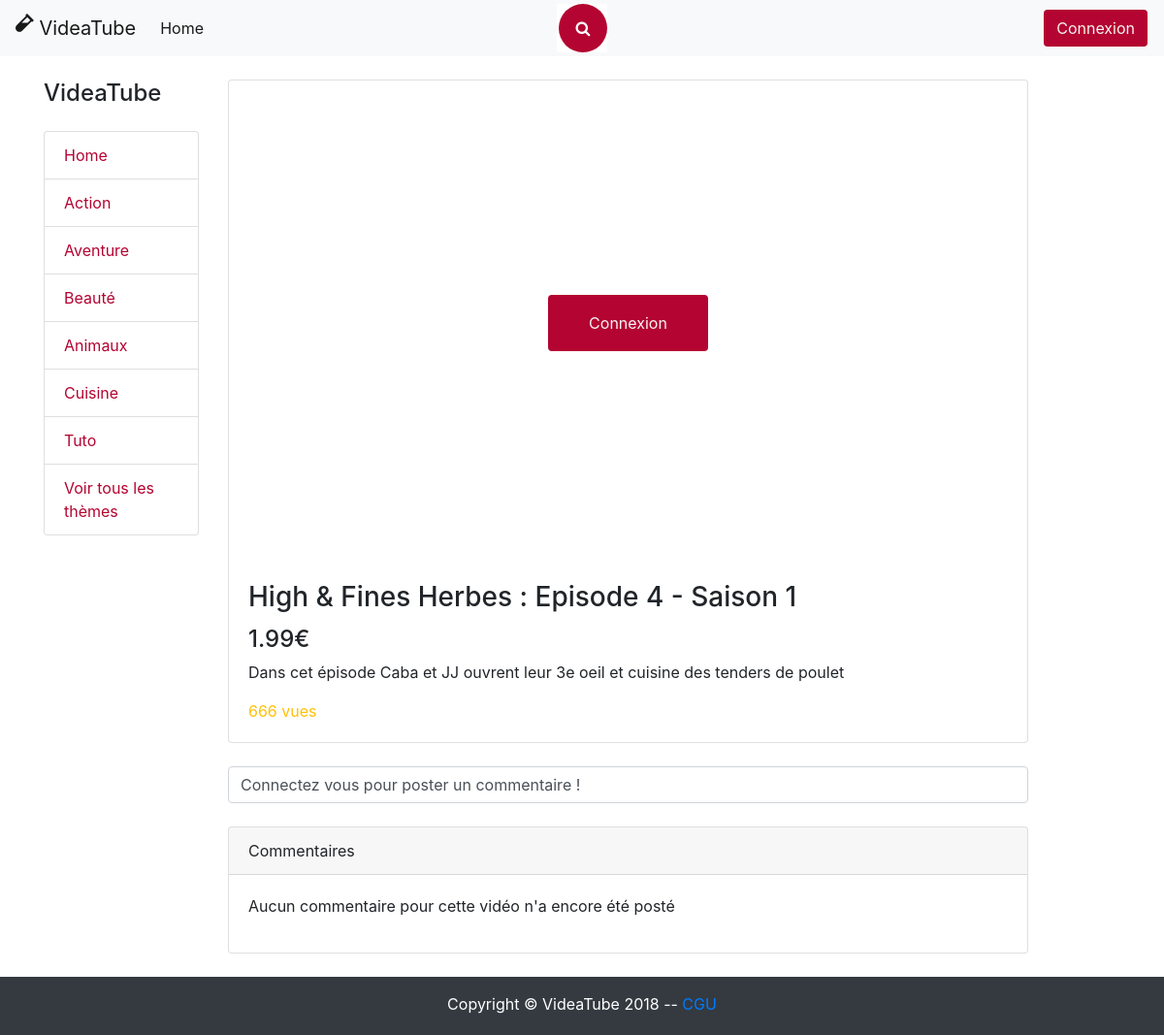
/video-13, run on the app's committed database.
### tables this page shows
CREATE TABLE `video` (
  `id` int(11) NOT NULL,
  `title` varchar(255) NOT NULL,
  `price` decimal(11,2) NOT NULL,
  `link` varchar(255) NOT NULL,
  `date_upload` date NOT NULL,
  `thumbnail` varchar(255) NOT NULL,
  `nbViews` int(11) NOT NULL,
  `description` varchar(255) NOT NULL
);

### controler/controler.php (called while the page is built, shortened)
<?php
require_once('model/videoManager.php');
function getVideo()
{
    try
    {
        if (isset ($_GET['vId']))
        {
            $vM = new videoManager();
            $v = $vM->get($_GET['vId']);
            }
        }
        catch(Exception $e)
        {
            $_SESSION['alert'] = $e;
        }
    require_once ('view/video.php');
}
?>

### model/model.php (called while the page is built)
<?php
    class Model
    {
        protected function connectBdd()
        {
            try {
                $bdd = new PDO('mysql:host=localhost;dbname=bdd_videatube;charset=utf8', 'root', '', array(PDO::ATTR_ERRMODE => PDO::ERRMODE_EXCEPTION));
                return $bdd;
            } catch (Exception $e) {
                die('Erreur : ' . $e->getMessage());
            }
        }
    }
?>

### model/videoManager.php (called while the page is built, shortened)
<?php
require_once('model/model.php');
require_once('model/videoClass.php');
    class videoManager extends Model
    {
        private $_db;
        public function get($id)
        {
            $id = (int) $id;
            $q = $this->_db->query('SELECT * FROM video WHERE id = '.$id);
            $donnees = $q->fetch(PDO::FETCH_ASSOC);
            return new videoClass($donnees);
        }
        public function setDb(PDO $db)
        {
            $this->_db = $db;
        }
    }
?>

### model/videoClass.php (called while the page is built, shortened)
<?php
class videoClass
{
    var $title;
    var $price;
    var $nbViews;
    var $description;
    public function hydrate(array $datas)
    {
        foreach ($datas as $key => $value)
        {
            $method = 'set'.ucfirst($key);
        }
    }
    public function getTitle()
    {
        return $this->title;
    }
    public function setTitle($title)
    {
        $this->title = $title;
    }
    public function getPrice()
    {
        return $this->price;
    }
    public function setPrice($price)
    {
        $this->price = $price;
    }
    public function getDescription()
    {
        return $this->description;
    }
    public function setDescription($description)
    {
        $this->description = $description;
    }
    public function getNbViews()
    {
        return $this->nbViews;
    }
    public function setNbViews($nbViews)
    {
        $this->nbViews = $nbViews;
    }
}

### view/video.php (the view, shortened to what this page needs)
<div class="bodyVideo">
    <div class="container">
        <div class="row">
            <div class="col-lg-2">
                <h1 class="my-4 titleTheme">VideaTube</h1>
                <div class="list-group">
                    <a href="home" class="list-group-item">Home</a>
                    <a href="theme-1" class="list-group-item">Action</a>
                    <a href="theme-2" class="list-group-item">Aventure</a>
                    <a href="theme-3" class="list-group-item">Beauté</a>
                    <a href="theme-4" class="list-group-item">Animaux</a>
                    <a href="theme-5" class="list-group-item">Cuisine</a>
                    <a href="theme-6" class="list-group-item">Tuto</a>
                    <a href="theme-0" class="list-group-item">Voir tous les thèmes</a>
                </div>
            </div>
    <div class="col-lg-9">
<?php
if (isset($_POST['watch']))
{
    if(substr_count($v->getLink(),"http") > 0)
    {?>
            <div class="card mt-4 videoContain">
                <iframe class="videoWatch" width="700" height="490" src=<?= $v->getLink(); ?> frameborder="0" allow="accelerometer; autoplay; encrypted-media; gyroscope; picture-in-picture" allowfullscreen></iframe>
                <div class="card-body">
                    <h3 class="card-title"><?= $v->getTitle(); ?></h3>
                    <p class="card-text"><?= $v->getDescription(); ?></p>
                    <span class="text-warning"><?= $v->getNbViews(); ?> vues</span>
                </div>
            </div>
    <?php }
    else {
         ?>
            <div class="card mt-4 videoContain">
            <video class="videoWatch" width="700" height="490" controls src="./ressources/videos/<?= $v->getLink(); ?>"></video>
                <div class="card-body">
                    <h3 class="card-title"><?= $v->getTitle(); ?></h3>
                    <p class="card-text"><?= $v->getDescription(); ?></p>
                    <span class="text-warning"><?= $v->getNbViews(); ?> vues</span>
                </div>
            </div>
    <?php }
}elseif(isset($_POST['purchase'])){ ?>
            <div class="card mt-4 videoContain">
                <div class = "frame">
                    <div class="frameLock">
                        <?php if(isset($_SESSION['userConnected']))
                        { ?>
                            <form method = 'post' action ='purchase'>
                                <input type="hidden" name = "purchaseVid" value = "<?= $v->getId(); ?>" >
                                <input class="btn  btnPurchase" type="submit" name = "purchase" value = 'Acheter'>
                            </form>
                        <?php
                        }else
                        { ?>
                            <form method = 'post' action ='connexion'>
                                <input class="btn  btnPurchase" type="submit" name = "connexion" value = 'Connexion'>
                            </form>
                        <?php
                        } ?>
                    </div>
                </div>
                <div class="card-body">
                    <h3 class="card-title"><?= $v->getTitle(); ?></h3>
                    <h4><?= $v->getPrice(); ?>€</h4>
                    <p class="card-text"><?= $v->getDescription(); ?></p>
                    <span class="text-warning"><?= $v->getNbViews(); ?> vues</span>
                </div>
            </div>
        <br>
            <?php
            }
                if(isset( $_SESSION['userConnected']['id']))
                { ?>
                <div class="card card-outline-secondary my-4 btnComm">
                    <form id ="formcomm" method = 'post' class= "comms">
                        <textarea id="textComm" form="formcomm" class="form-control mr-sm-2 inputCommentaire"placeholder='Ecrivez votre commentaire ici...'></textarea>
                        <input id="refreshComms" class="btn  my-2 my-sm-0 BoutonEnvoieCommentaire"  data-id = "<?= $v->getId() ?>" value = 'Envoyer le commentaire'>
                    </form>
                </div>
                <?php
                }else{ ?>
                <div>
                    <div class="form-control mr-sm-2 inputHome">Connectez vous pour poster un commentaire !</div>
                </div>
                <?php
                } ?>
            <div id= "commentaries" class="card card-outline-secondary my-4 btnComm">
                <?php require_once('./view/commentaries.php'); ?>
            </div>
            </div>
        </div>
    </div>
</div>
<?php $content = ob_get_clean();
require_once ('view/template.php');?>

### assets/css/style.css (style rules this page uses)
.inputHome { border-color: #B40431; }
.list-group-item { color: #B40431 !important; }
body { min-height: 100% !important; }
.btnPurchase { margin-top:26.8% !important; color: whitesmoke; background-color: #B40431; width: 20% !important; padding-bottom: 2% !important; padding-top: 2% !important; border-style: solid; border-width: 5px; border-color: white; }
.bodyVideo { width: 100%; min-height: 100vh; pading:0 !important; margin: auto !important; }
.frame { position: relative; }
.frameLock { height: 100%; width: 100%; background-color: RGBa(0,0,0,0); position: absolute; text-align: center; }
.titleTheme { font-size: 150%; }
html { font-family: "Arial"; position: relative !important; min-height: 100% !important; }
.btnComm { margin-bottom: 10% !important; }

### data on the page
video: title "High & Fines Herbes : Episode 4 - Saison 1", price "1.99", description "Dans cet épisode Caba et JJ ouvrent leur 3e oeil et cuisine des tenders de poulet", nbViews "666"
